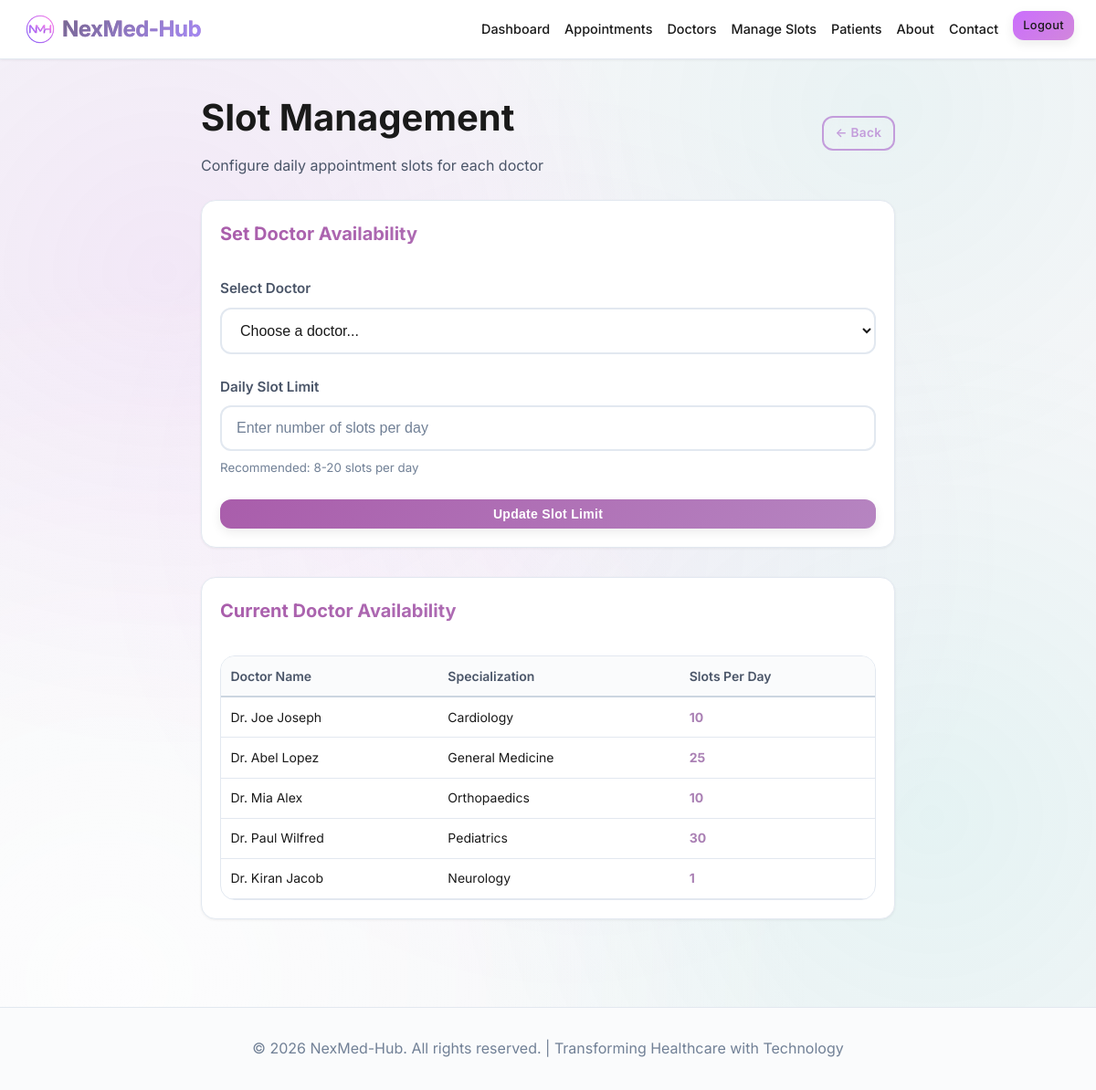
The app's page /admin/set-slots (signed in) with its own data.
### models.py (models this page shows, shortened)
class Doctor(db.Model):
    __tablename__ = 'doctors'
    id = db.Column(db.Integer, primary_key=True)
    user_id = db.Column(db.Integer, db.ForeignKey('users.id'), unique=True, nullable=True)  # Link to User for login credentials
    name = db.Column(db.String(100), nullable=False) # Professional name displayed to patients
    specialization = db.Column(db.String(100), nullable=False) # e.g., "Cardiology", "General Physician"
    available_slots_per_day = db.Column(db.Integer, default=10) # Daily appointment capacity
    created_at = db.Column(db.DateTime, default=datetime.utcnow)
    appointments = db.relationship('Appointment', backref='doctor', lazy=True)
    patient_records = db.relationship('PatientRecord', backref='doctor', lazy=True)

### routes/admin.py (the view, shortened to what this page needs)
@admin_bp.route('/set-slots', methods=['GET', 'POST'])
@admin_required
def set_slots():
    doctors = Doctor.query.all()
    return render_template('admin/set_slots.html', doctors=doctors)

### app.py (called while the page is built)
@login_manager.user_loader
def load_user(user_id):
    return User.query.get(int(user_id))

### routes/admin.py (called while the page is built)
def admin_required(f):
    @wraps(f)
    @login_required # Ensure user is logged in first
    def decorated_function(*args, **kwargs):
        if current_user.role != 'admin':
            flash('Access denied. Admins only.', 'error')
            return redirect(url_for('index'))
        return f(*args, **kwargs)
    return decorated_function

### templates/admin/set_slots.html (shortened to what this page needs)
{% extends "base.html" %}
{% block content %}
<div class="container" style="padding: 2rem 20px; max-width: 800px;">
    <div class="flex-between mb-3">
        <div>
            <h1 style="font-size: 2.5rem; font-weight: 700; margin-bottom: 0.5rem;">Slot Management</h1>
            <p style="color: var(--text-secondary); margin-bottom: 0;">Configure daily appointment slots for each doctor
            </p>
        </div>
        <a href="{{ url_for('admin.dashboard') }}" class="btn btn-outline"
            style="padding: 0.4rem 0.8rem; font-size: 0.85rem;">← Back</a>
    </div>
    <div class="card">
        <div class="card-header">
            <h3 class="card-title">Set Doctor Availability</h3>
        </div>
        <div class="card-body">
            <form method="POST" action="{{ url_for('admin.set_slots') }}">
                <div class="form-group">
                    <label for="doctor_id" class="form-label">Select Doctor</label>
                    <select id="doctor_id" name="doctor_id" class="form-control" required>
                        <option value="">Choose a doctor...</option>
                    </select>
                </div>
                <div class="form-group">
                    <label for="slots" class="form-label">Daily Slot Limit</label>
                    <input type="number" id="slots" name="slots" class="form-control" min="1" max="50"
                        placeholder="Enter number of slots per day" required>
                    <small style="color: var(--text-muted); margin-top: 0.5rem; display: block;">Recommended: 8-20 slots
                        per day</small>
                </div>
                <button type="submit" class="btn btn-primary" style="width: 100%;">Update Slot Limit</button>
            </form>
        </div>
    </div>
    <div class="card mt-4">
        <div class="card-header">
            <h3 class="card-title">Current Doctor Availability</h3>
        </div>
        <div class="card-body">
            <div class="table-container" style="padding: 0;">
                <table>
                    <thead>
                        <tr>
                            <th>Doctor Name</th>
                            <th>Specialization</th>
                            <th>Slots Per Day</th>
                        </tr>
                    </thead>
                    <tbody>
                        {% for doctor in doctors %}
                        <tr>
                            <td>{{ doctor.name }}</td>
                            <td>{{ doctor.specialization }}</td>
                            <td><strong style="color: var(--success-color);">{{ doctor.available_slots_per_day
                                    }}</strong></td>
                        </tr>
                        {% endfor %}
                    </tbody>
                </table>
            </div>
        </div>
    </div>
</div>
{% endblock %}

### records on screen
Doctor: name "Dr. Joe Joseph", specialization "Cardiology", available_slots_per_day "10"
Doctor: name "Dr. Abel Lopez", specialization "General Medicine", available_slots_per_day "25"
Doctor: name "Dr. Mia Alex", specialization "Orthopaedics", available_slots_per_day "10"
Doctor: name "Dr. Paul Wilfred", specialization "Pediatrics", available_slots_per_day "30"
Doctor: name "Dr. Kiran Jacob", specialization "Neurology", available_slots_per_day "1"
